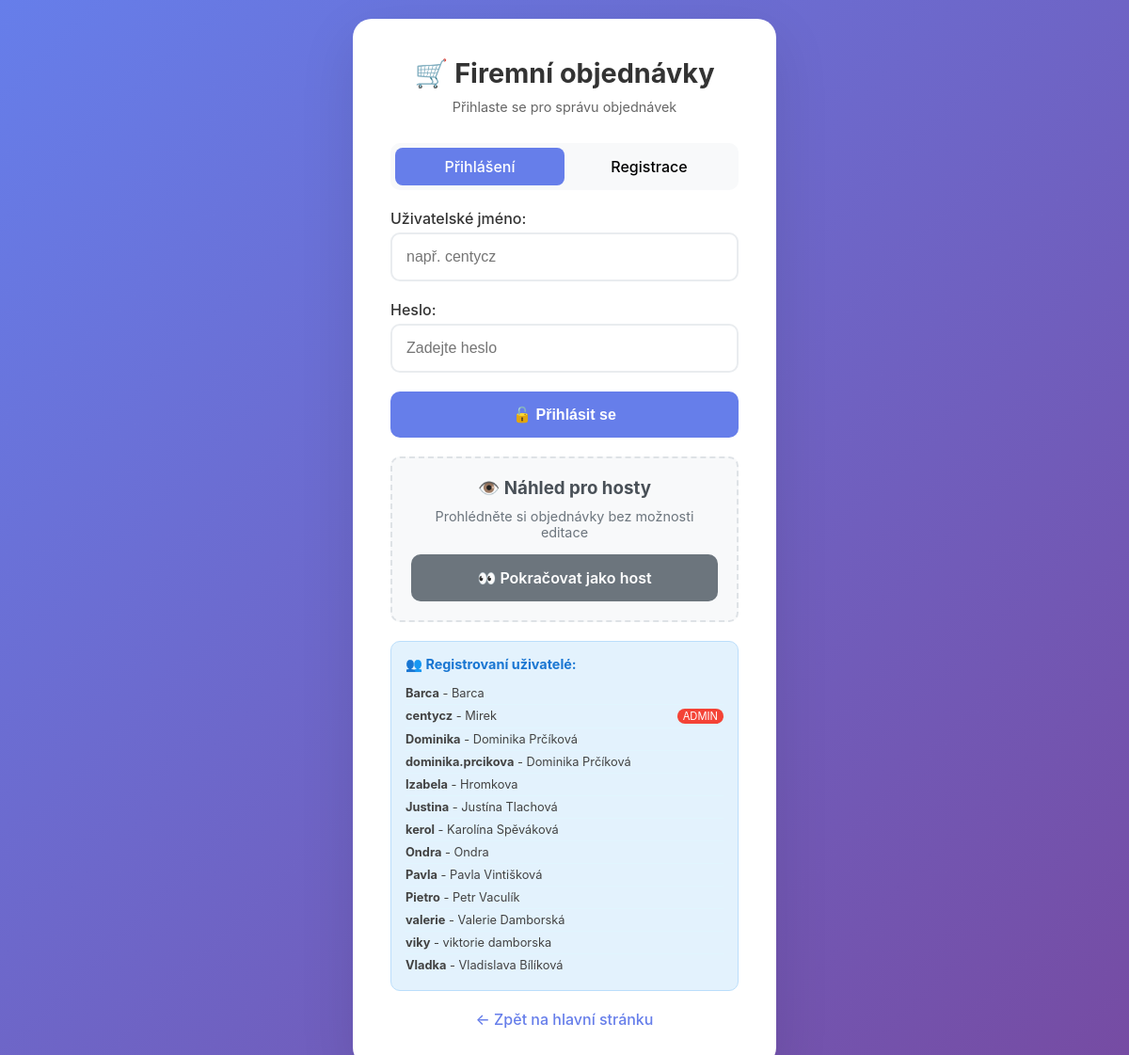
Page /pizza/login.php on the committed database.
### tables this page shows
CREATE TABLE `order_users` (
  `id` int(11) NOT NULL,
  `username` varchar(50) NOT NULL,
  `password_hash` varchar(255) NOT NULL,
  `full_name` varchar(100) DEFAULT NULL,
  `is_admin` tinyint(1) DEFAULT 0,
  `created_at` timestamp NULL DEFAULT current_timestamp(),
  `user_role` enum('admin','ragazzi','user') DEFAULT 'user',
  `is_active` tinyint(1) DEFAULT 1,
  `email` varchar(255) DEFAULT NULL
);

### pizza/login.php (the view, shortened to what this page needs)
<?php
try {
    $pdo = new PDO('mysql:host=127.0.0.1;dbname=pizza_orders;charset=utf8mb4', 'pizza_user', 'pizza');
    $pdo->setAttribute(PDO::ATTR_ERRMODE, PDO::ERRMODE_EXCEPTION);
    $pdo->setAttribute(PDO::ATTR_DEFAULT_FETCH_MODE, PDO::FETCH_ASSOC);
} catch(PDOException $e) {
    die("Chyba připojení: " . $e->getMessage());
}
try {
    $existing_users = $pdo->query("SELECT username, full_name, is_admin FROM order_users ORDER BY username")->fetchAll();
} catch(PDOException $e) {
    $existing_users = [];
}
?>
<!DOCTYPE html>
<html lang="cs">
<head>
</head>
<body>
    <div class="login-container">
        <div class="login-header">
            <h1>🛒 Firemní objednávky</h1>
            <p>Přihlaste se pro správu objednávek</p>
        </div>
        <div class="form-tabs">
            <div class="form-tab active" onclick="switchTab('login')">Přihlášení</div>
            <div class="form-tab" onclick="switchTab('register')">Registrace</div>
        </div>
        <div id="login-panel" class="form-panel active">
            <form method="POST">
                <div class="form-group">
                    <label>Uživatelské jméno:</label>
                    <input type="text" name="username" required placeholder="např. centycz" value="<?= isset($_POST['username']) ? htmlspecialchars($_POST['username']) : '' ?>">
                </div>
                <div class="form-group">
                    <label>Heslo:</label>
                    <input type="password" name="password" required placeholder="Zadejte heslo">
                </div>
                <button type="submit" class="btn btn-primary">
                    🔓 Přihlásit se
                </button>
            </form>
        <div class="guest-access">
            <h3>👁️ Náhled pro hosty</h3>
            <p>Prohlédněte si objednávky bez možnosti editace</p>
            <a href="orders_system.php?guest=1" class="btn btn-secondary">
                👀 Pokračovat jako host
            </a>
        </div>
        <?php if (!empty($existing_users)): ?>
        <div class="existing-users">
            <h4>👥 Registrovaní uživatelé:</h4>
            <div class="user-list">
                <?php foreach ($existing_users as $user): ?>
                    <div class="user-item">
                        <span><strong><?= htmlspecialchars($user['username']) ?></strong> - <?= htmlspecialchars($user['full_name']) ?></span>
                        <?php if ($user['is_admin']): ?>
                            <span class="admin-badge">ADMIN</span>
                        <?php endif; ?>
                    </div>
                <?php endforeach; ?>
            </div>
        </div>
        <?php endif; ?>
        <div class="back-link">
            <a href="../">← Zpět na hlavní stránku</a>
        </div>
    </div>
</body>
</html>

### pizza/login.php (style rules this page uses)
* { margin: 0; padding: 0; box-sizing: border-box; }
body { font-family: -apple-system, BlinkMacSystemFont, 'Segoe UI', Roboto, sans-serif; background: linear-gradient(135deg, #667eea 0%, #764ba2 100%); min-height: 100vh; display: flex; align-items: center; justify-content: center; padding: 20px; }
.login-container { background: white; border-radius: 20px; padding: 40px; box-shadow: 0 20px 60px rgba(0,0,0,0.1); width: 100%; max-width: 450px; }
.login-header { text-align: center; margin-bottom: 30px; }
.login-header h1 { color: #333; margin-bottom: 10px; font-size: 1.8rem; }
.login-header p { color: #666; font-size: 0.9rem; }
.form-tabs { display: flex; margin-bottom: 20px; background: #f8f9fa; border-radius: 10px; padding: 5px; }
.form-tab { flex: 1; padding: 10px; text-align: center; border-radius: 8px; cursor: pointer; transition: all 0.2s; font-weight: 500; }
.form-tab.active { background: #667eea; color: white; }
.form-group { margin-bottom: 20px; }
.form-group label { display: block; margin-bottom: 5px; font-weight: 500; color: #333; }
.form-group input { width: 100%; padding: 15px; border: 2px solid #e9ecef; border-radius: 10px; font-size: 1rem; transition: border-color 0.2s; }
.btn { width: 100%; padding: 15px; border: none; border-radius: 10px; font-size: 1rem; font-weight: 600; cursor: pointer; transition: all 0.2s; text-decoration: none; display: inline-block; text-align: center; }
.btn-primary { background: #667eea; color: white; }
.btn-secondary { background: #6c757d; color: white; }
.form-panel { display: none; }
.form-panel.active { display: block; }
.back-link { text-align: center; margin-top: 20px; }
.back-link a { color: #667eea; text-decoration: none; font-weight: 500; }
.guest-access { background: #f8f9fa; border: 2px dashed #dee2e6; border-radius: 10px; padding: 20px; margin-top: 20px; text-align: center; }
.guest-access h3 { color: #495057; margin-bottom: 10px; }
.guest-access p { color: #6c757d; font-size: 0.9rem; margin-bottom: 15px; }
.existing-users { background: #e3f2fd; border: 1px solid #bbdefb; border-radius: 10px; padding: 15px; margin-top: 20px; }
.existing-users h4 { color: #1976d2; margin-bottom: 10px; font-size: 0.9rem; }
.user-list { font-size: 0.8rem; color: #424242; }
.user-item { display: flex; justify-content: space-between; padding: 4px 0; border-bottom: 1px solid #e1f5fe; }
.user-item:last-child { border-bottom: none; }
.admin-badge { background: #f44336; color: white; padding: 1px 6px; border-radius: 8px; font-size: 0.7rem; }

### rows in the picture
order_users: username "Barca", full_name "Barca"
order_users: username "centycz", full_name "Mirek", is_admin "ADMIN"
order_users: username "Dominika", full_name "Dominika Prčíková"
order_users: username "dominika.prcikova", full_name "Dominika Prčíková"
order_users: username "Izabela", full_name "Hromkova"
order_users: username "Justina", full_name "Justína Tlachová"
order_users: username "kerol", full_name "Karolína Spěváková"
order_users: username "Ondra", full_name "Ondra"
order_users: username "Pavla", full_name "Pavla Vintišková"
order_users: username "Pietro", full_name "Petr Vaculík"
order_users: username "valerie", full_name "Valerie Damborská"
order_users: username "viky", full_name "viktorie damborska"
order_users: username "Vladka", full_name "Vladislava Bílíková"
